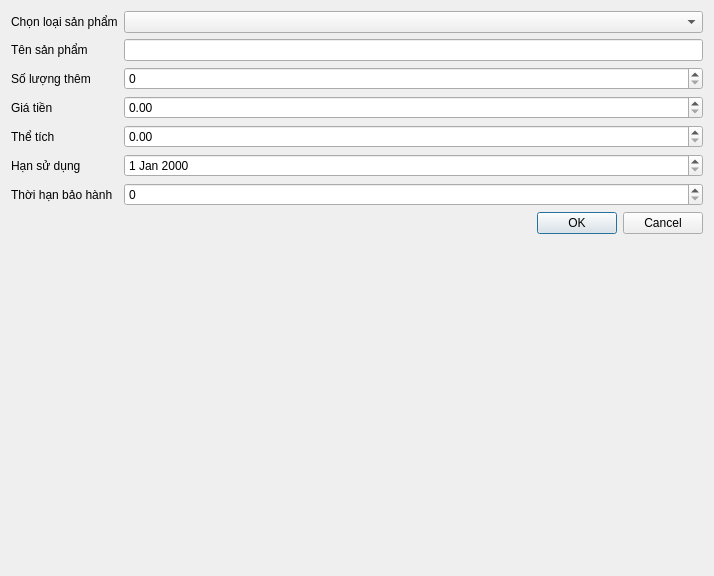
<?xml version="1.0" encoding="UTF-8"?>
<ui version="4.0">
 <class>AddProductToStore</class>
 <widget class="QDialog" name="AddProductToStore">
  <property name="geometry">
   <rect>
    <x>0</x>
    <y>0</y>
    <width>714</width>
    <height>576</height>
   </rect>
  </property>
  <property name="windowTitle">
   <string>Thêm hàng</string>
  </property>
  <property name="windowIcon">
   <iconset resource="Resource.qrc">
    <normaloff>:/icons/add-product.png</normaloff>:/icons/add-product.png</iconset>
  </property>
  <layout class="QFormLayout" name="formLayout">
   <item row="0" column="0">
    <widget class="QLabel" name="label">
     <property name="text">
      <string>Chọn loại sản phẩm</string>
     </property>
    </widget>
   </item>
   <item row="0" column="1">
    <widget class="QComboBox" name="Type"/>
   </item>
   <item row="1" column="0">
    <widget class="QLabel" name="label_3">
     <property name="text">
      <string>Tên sản phẩm</string>
     </property>
    </widget>
   </item>
   <item row="1" column="1">
    <widget class="QLineEdit" name="Name"/>
   </item>
   <item row="2" column="0">
    <widget class="QLabel" name="label_2">
     <property name="text">
      <string>Số lượng thêm</string>
     </property>
    </widget>
   </item>
   <item row="2" column="1">
    <widget class="QSpinBox" name="Quantity"/>
   </item>
   <item row="3" column="0">
    <widget class="QLabel" name="label_4">
     <property name="text">
      <string>Giá tiền</string>
     </property>
    </widget>
   </item>
   <item row="3" column="1">
    <widget class="QDoubleSpinBox" name="Price"/>
   </item>
   <item row="4" column="0">
    <widget class="QLabel" name="label_5">
     <property name="text">
      <string>Thể tích</string>
     </property>
    </widget>
   </item>
   <item row="4" column="1">
    <widget class="QDoubleSpinBox" name="Volume"/>
   </item>
   <item row="5" column="0">
    <widget class="QLabel" name="label_6">
     <property name="text">
      <string>Hạn sử dụng</string>
     </property>
    </widget>
   </item>
   <item row="6" column="0">
    <widget class="QLabel" name="label_7">
     <property name="text">
      <string>Thời hạn bảo hành</string>
     </property>
    </widget>
   </item>
   <item row="6" column="1">
    <widget class="QSpinBox" name="Warranty"/>
   </item>
   <item row="5" column="1">
    <widget class="QDateEdit" name="dateEdit"/>
   </item>
   <item row="7" column="1">
    <widget class="QDialogButtonBox" name="buttonBox">
     <property name="orientation">
      <enum>Qt::Orientation::Horizontal</enum>
     </property>
     <property name="standardButtons">
      <set>QDialogButtonBox::StandardButton::Cancel|QDialogButtonBox::StandardButton::Ok</set>
     </property>
    </widget>
   </item>
  </layout>
 </widget>
 <resources>
  <include location="Resource.qrc"/>
 </resources>
 <connections>
  <connection>
   <sender>buttonBox</sender>
   <signal>accepted()</signal>
   <receiver>AddProductToStore</receiver>
   <slot>accept()</slot>
   <hints>
    <hint type="sourcelabel">
     <x>248</x>
     <y>254</y>
    </hint>
    <hint type="destinationlabel">
     <x>157</x>
     <y>274</y>
    </hint>
   </hints>
  </connection>
  <connection>
   <sender>buttonBox</sender>
   <signal>rejected()</signal>
   <receiver>AddProductToStore</receiver>
   <slot>reject()</slot>
   <hints>
    <hint type="sourcelabel">
     <x>316</x>
     <y>260</y>
    </hint>
    <hint type="destinationlabel">
     <x>286</x>
     <y>274</y>
    </hint>
   </hints>
  </connection>
 </connections>
</ui>
